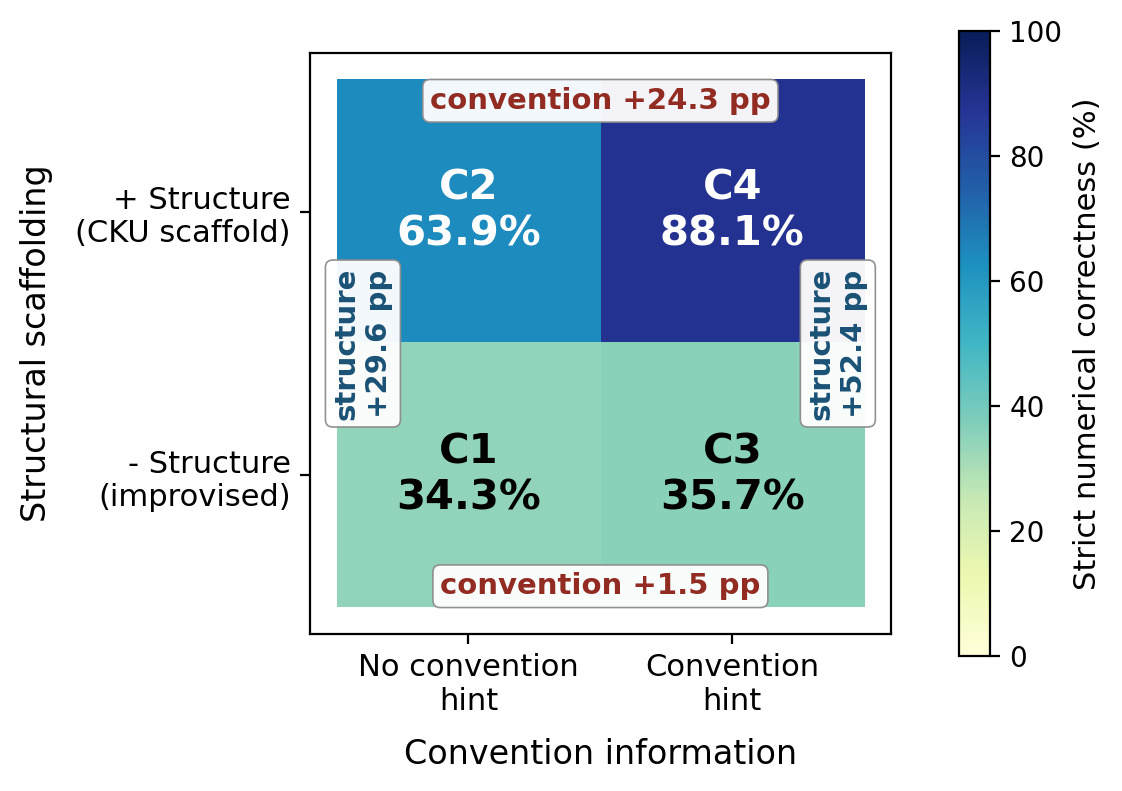

The script that saved this image:
"""Fig.3 — 2x2 correctness heatmap: the headline at a glance.
Rows = structural scaffolding (top: +structure, bottom: -structure),
cols = convention information (left: -conv, right: +conv).
Shows correctness JUMPS along the structure axis but is ~FLAT along the
convention axis at the bottom row (the interaction). Numbers recomputed from
runs/results_formal.csv so the figure matches the text exactly.
English labels (consistent with fig1/fig2 and the English submission).
"""
from pathlib import Path
import numpy as np, pandas as pd
import matplotlib
matplotlib.use("Agg")
import matplotlib.pyplot as plt

ROOT = Path(__file__).resolve().parents[1]
df = pd.read_csv(ROOT / "runs" / "results_formal.csv")
ru = df.groupby("condition").correct.mean() * 100          # unrounded (for deltas)
r = ru.round(1)                                              # rounded (for cell display)
C1, C2, C3, C4 = r["C1"], r["C2"], r["C3"], r["C4"]
dC2C1, dC4C3 = ru["C2"] - ru["C1"], ru["C4"] - ru["C3"]     # structure deltas
dC3C1, dC4C2 = ru["C3"] - ru["C1"], ru["C4"] - ru["C2"]     # convention deltas

# grid[row][col]: row0 = +structure (top), row1 = -structure (bottom)
grid = np.array([[C2, C4], [C1, C3]])
names = np.array([["C2", "C4"], ["C1", "C3"]])

plt.rcParams.update({"font.family": "DejaVu Sans"})
fig, ax = plt.subplots(figsize=(5.7, 5.0))
im = ax.imshow(grid, cmap="YlGnBu", vmin=0, vmax=100, aspect="equal")

ax.set_xticks([0, 1]); ax.set_yticks([0, 1])
ax.set_xticklabels(["No convention\nhint", "Convention\nhint"], fontsize=11)
ax.set_yticklabels(["+ Structure\n(CKU scaffold)", "- Structure\n(improvised)"], fontsize=11)
ax.set_xlabel("Convention information", fontsize=12, labelpad=8)
ax.set_ylabel("Structural scaffolding", fontsize=12, labelpad=8)

for i in range(2):
    for j in range(2):
        val = grid[i, j]
        tc = "white" if val > 55 else "black"
        ax.text(j, i, f"{names[i,j]}\n{val:.1f}%", ha="center", va="center",
                color=tc, fontsize=15, fontweight="bold")

# delta annotations: structure axis (vertical) jumps; convention axis (horizontal) ~flat at bottom
# white pads behind every annotation so the rotated text never sits on colored cells (AE fix)
BOX = dict(boxstyle="round,pad=0.25", fc="white", ec="0.55", lw=0.6, alpha=0.95)
ax.annotate(f"structure\n+{dC2C1:.1f} pp", xy=(-0.40, 0.5), xycoords=("data", "data"),
            ha="center", va="center", rotation=90, fontsize=10.5, fontweight="bold",
            color="#1a5276", bbox=BOX)
ax.annotate(f"structure\n+{dC4C3:.1f} pp", xy=(1.40, 0.5), xycoords=("data", "data"),
            ha="center", va="center", rotation=90, fontsize=10.5, fontweight="bold",
            color="#1a5276", bbox=BOX)
ax.annotate(f"convention +{dC3C1:.1f} pp", xy=(0.5, 1.42), xycoords=("data", "data"),
            ha="center", va="center", fontsize=10.5, fontweight="bold",
            color="#922b21", bbox=BOX)
ax.annotate(f"convention +{dC4C2:.1f} pp", xy=(0.5, -0.42), xycoords=("data", "data"),
            ha="center", va="center", fontsize=10.5, fontweight="bold",
            color="#922b21", bbox=BOX)

ax.set_xlim(-0.6, 1.6); ax.set_ylim(1.6, -0.6)
cbar = fig.colorbar(im, ax=ax, fraction=0.046, pad=0.10)
cbar.set_label("Strict numerical correctness (%)", fontsize=11)
cbar.ax.tick_params(labelsize=10)
fig.tight_layout()
fig.savefig(ROOT / "figures" / "fig3_2x2_heatmap.pdf", bbox_inches="tight")
fig.savefig(ROOT / "figures" / "fig3_2x2_heatmap.png", dpi=200, bbox_inches="tight")
print(f"wrote fig3_2x2_heatmap.pdf/.png ; cells C1={C1} C2={C2} C3={C3} C4={C4}")
print(f"structure deltas: C2-C1=+{C2-C1:.1f}, C4-C3=+{C4-C3:.1f} | "
      f"convention deltas: C3-C1=+{C3-C1:.1f}, C4-C2=+{C4-C2:.1f}")
